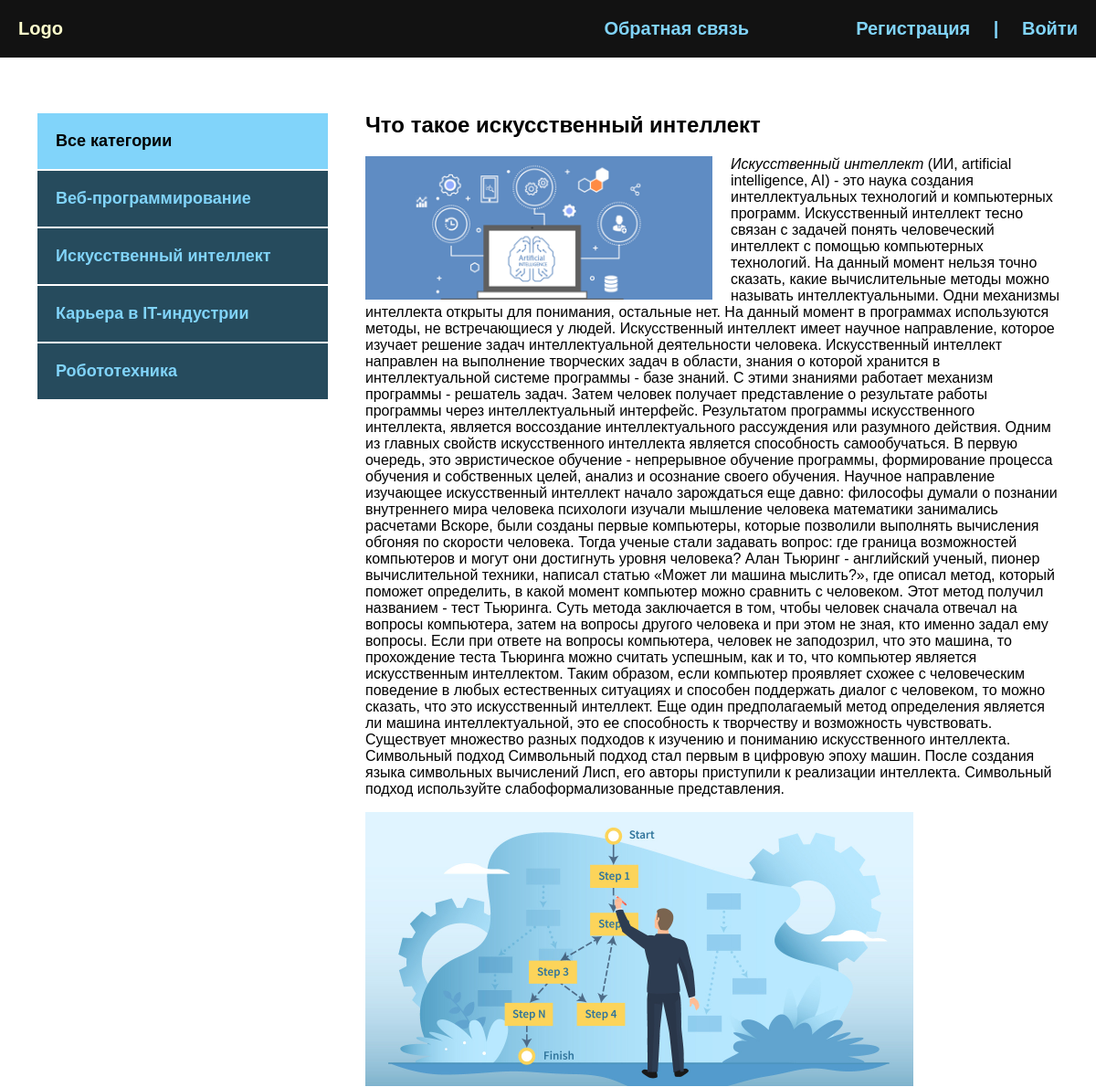
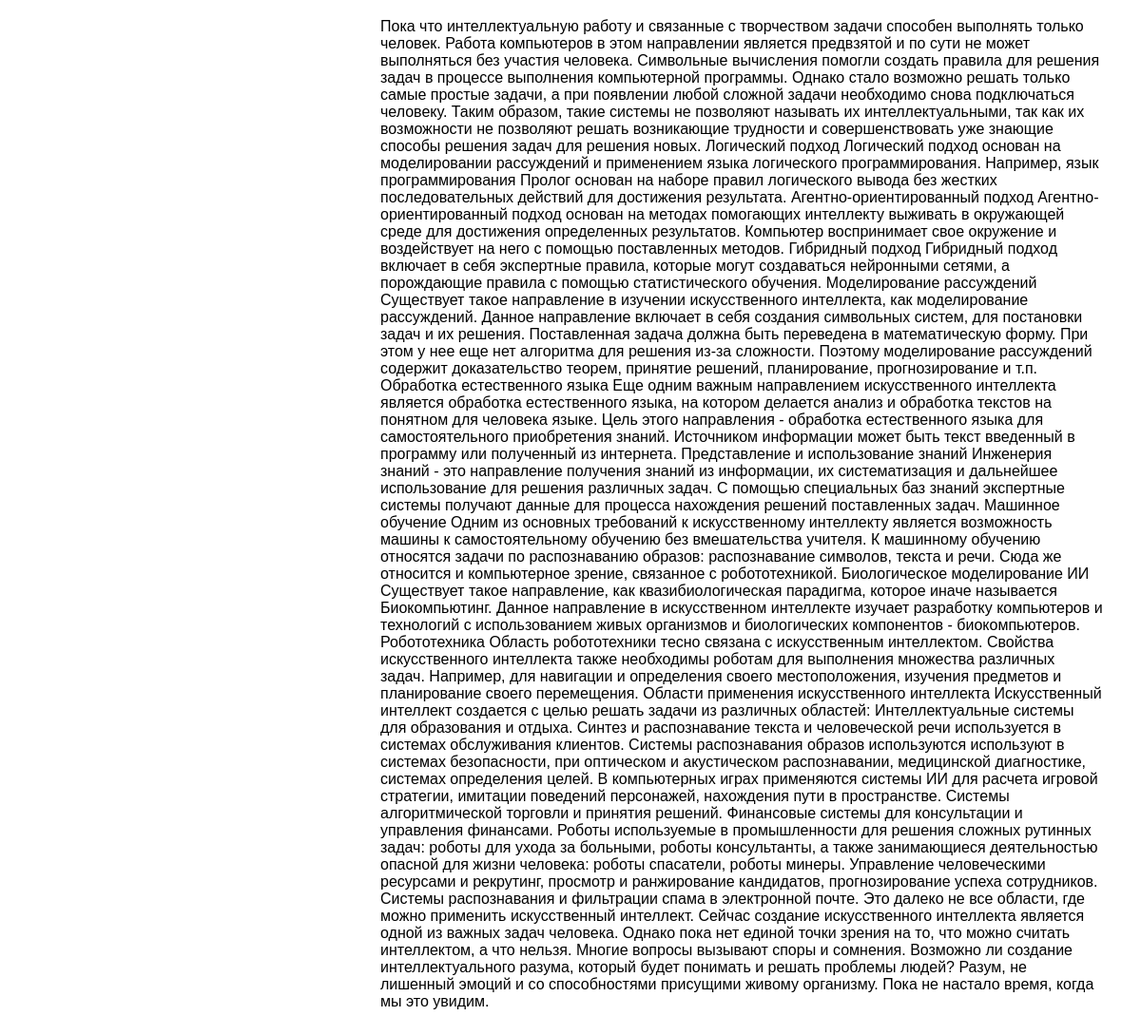
/post/chto-takoe-iskusstvennyj-intellekt, run on the app's committed database (2 pictures, top to bottom).
### blog/models.py (models this page shows, shortened)
class Category(models.Model):
    name = models.CharField(max_length=100, db_index=True, verbose_name='Категории')
    slug = models.SlugField(max_length=100, unique=True, db_index=True, verbose_name='URL')
    def get_absolute_url(self):
        return reverse('category', kwargs={'cat_slug': self.slug})
    class Meta:
        verbose_name = "Категорию"
        verbose_name_plural = "Категории"

class Blog(models.Model):
    title = models.CharField(max_length=255, verbose_name='Название')
    slug = models.SlugField(max_length=255, unique=True, db_index=True, verbose_name='URL')
    content = models.TextField(blank=True, verbose_name='Контент')
    photo = models.ImageField(upload_to='photos/%Y/%m/%d', blank=True, verbose_name='Фото')
    time_created = models.DateTimeField(auto_now_add=True, verbose_name='Дата публикации')
    time_update = models.DateTimeField(auto_now=True, verbose_name='Дата обновления')
    is_published = models.BooleanField(default=True, verbose_name='Опубликовано')
    cat = models.ForeignKey('Category', on_delete=models.PROTECT, verbose_name='Категория')
    def __str__(self):
        return self.title
    class Meta:
        verbose_name = "Новость"
        verbose_name_plural = "Новости"
        ordering = ['-time_created']

### blog/views.py (the view)
# urls.py: path('post/<slug:post_slug>', ShowPost.as_view(), name='post'),
class ShowPost(DataMixin, DetailView):
    model = Blog
    template_name = 'blog/post.html'
    context_object_name = 'post'
    slug_url_kwarg = 'post_slug'
    def get_context_data(self, *, object_list=None, **kwargs):
        context = super().get_context_data(**kwargs)
        c_def = self.get_user_context(title=context['post'])
        return dict(list(context.items()) + list(c_def.items()))

### blog/utils.py (called while the page is built)
    def get_user_context(self, **kwargs):
        context = kwargs
        cats = Category.objects.annotate(Count('blog'))
        user_menu = menu.copy()
        if not self.request.user.is_authenticated:
            user_menu.pop(0)
        context['menu'] = user_menu
        context['cats'] = cats
        if 'cat_selected' not in context:
            context['cat_selected'] = 0
        return context

### blog/templates/blog/post.html
{% extends 'blog/base.html' %}
{% block content %}
<div class="post">
    <h2>{{ post.title }}</h2>
    {% if post.photo %}
        <img class="image" src="{{ post.photo.url }}" alt="">
    {% endif %}
    {{ post.content|safe }}
</div>
{% endblock %}

### blog/templates/blog/base.html (shortened to what this page needs)
<!DOCTYPE html>
{% load static %}
{% load blog_tags %}
<html lang="en">
<head>
    <link rel="stylesheet" href="{% static 'css/style.css' %}">
</head>
<body>
<div class="header">
    <div class="wrap">
        <ul class="mainmenu">
            <li class="logo"><a href="{% url 'index' %}">Logo</a></li>
            {% for m in menu %}
            <li class="last"><a href="{% url m.url_name %}">{{ m.title }}</a></li>
            {% endfor %}
            {% if request.user.is_authenticated %}
            <li class="last">{{ user.username }} | <a href="{% url 'logout' %}">Выйти</a></li>
            {% else %}
            <li class="last"><a href="{% url 'register' %}">Регистрация</a> | <a href="{% url 'login' %}">Войти</a></li>
            {% endif %}
        </ul>
    </div>
</div>
<div class="content">
    <div class="wrap">
        <div class="sidebar">
            <ul>
                {% if cat_selected == 0 %}
                <li class="selected">Все категории</li>
                {% else %}
                <li><a href="{% url 'index' %}">Все категории</a></li>
                {% endif %}
                {% for c in cats %}
                {% if c.blog__count > 0 %}
                {% if c.pk == cat_selected %}
                <li class="selected">{{ c.name }}</li>
                {% else %}
                <li><a href="{{ c.get_absolute_url }}">{{ c.name }}</a></li>
                {% endif %}
                {% endif %}
                {% endfor %}
            </ul>
        </div>
        <div class="main">
            {% block content %}
            {% endblock %}
        </div>
    </div>
</div>
</body>
</html>

### blog/static/css/style.css (style rules this page uses)
body { padding: 0; margin: 0; background: #264b5d; font-family: Verdana, Geneva, Tahoma, sans-serif; }
.wrap { max-width: 1200px; margin: 0 auto; }
.content .wrap { background: #FFF; padding: 40px; box-sizing: border-box; display: flex; }
ul { list-style: none; margin: 0; padding: 0; }
a { color: #81d4fa; text-decoration: none; padding: 20px; display: block; }
.mainmenu { display: flex; align-items: center; font-size: 20px; font-weight: bold; justify-content: space-between; }
.header { background: #121212; }
.logo { flex-basis: 40%; }
.last { flex-basis: 30%; text-align: right; color: #81d4fa; }
.sidebar ul { width: 320px; margin-right: 40px; margin-top: 20px; }
.sidebar a { padding: 20px; display: block; border: 1px solid #fff; background: #264b5d; font-weight: bold; font-size: 18px; }
.selected { font-size: 18px; padding: 20px; border: 1px solid #fff; font-weight: bold; background: #81d4fa; }
.image { float: left; margin-right: 20px; max-width: 50%; }
.post { font-size: 16px; }
.last a { display: inline; }

### data on the page
Category: name "Веб-программирование"
Category: name "Искусственный интеллект"
Category: name "Карьера в IT-индустрии"
Category: name "Робототехника"
Blog: title "Что такое искусственный интеллект", photo (picture), content "Искусственный интеллект (ИИ, artificial intelligence, AI) - это наука создания интеллектуальных технологий и компьютерных программ. Искусственный интеллект тесно связан с задачей понять человеческий интеллект с помощью компьютерных технологий. На данный момент нельзя точно сказать, какие вычислительные методы можно называть интеллектуальными. Одни механизмы интеллекта открыты для понимания, остальные нет. На данный момент в программах используются методы, не встречающиеся у людей. Искусственный интеллект имеет научное направление, которое изучает решение задач интеллектуальной деятельности человека. Искусственный интеллект направлен на выполнение творческих задач в области, знания о которой…", content (picture)

### other printed values
{{ m.title }} "Обратная связь"
